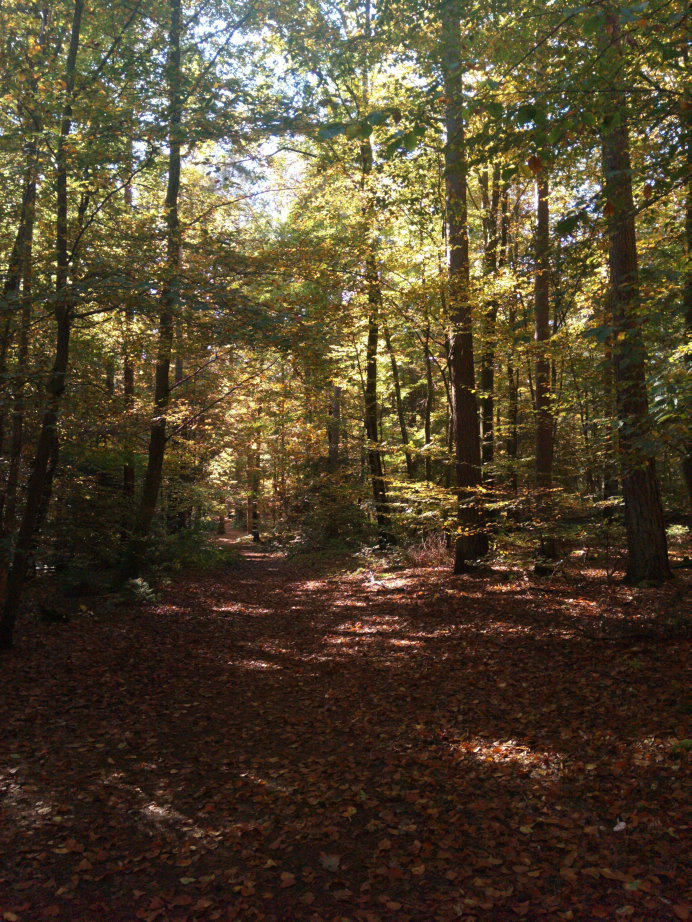
#> input picture classical_methods/Test_images/underexposed.jpg, 3456 x 4608 px, found by its file name (shown at 1/5 size)
$ python histogram_matching.py
#> lines starting #> are read from the running program, lines starting #| are printed output that depends on the picture; long printed decimals are rounded
import cv2
import numpy as np
from matplotlib import pyplot as plt
from skimage.metrics import structural_similarity as ssim, mean_squared_error, peak_signal_noise_ratio, normalized_mutual_information
from scipy.stats import entropy
# from sklearn.metrics import jaccard_score

# Load RGB and NIR images
rgb_path = "/home/krangana/2_Codes/1_Traditional_methods/Test_images/underexposed.jpg"
nir_path = "/home/krangana/2_Codes/1_Traditional_methods/Test_images/underexposed_NIR.jpg"
rgb_img = cv2.imread(rgb_path, cv2.IMREAD_GRAYSCALE)
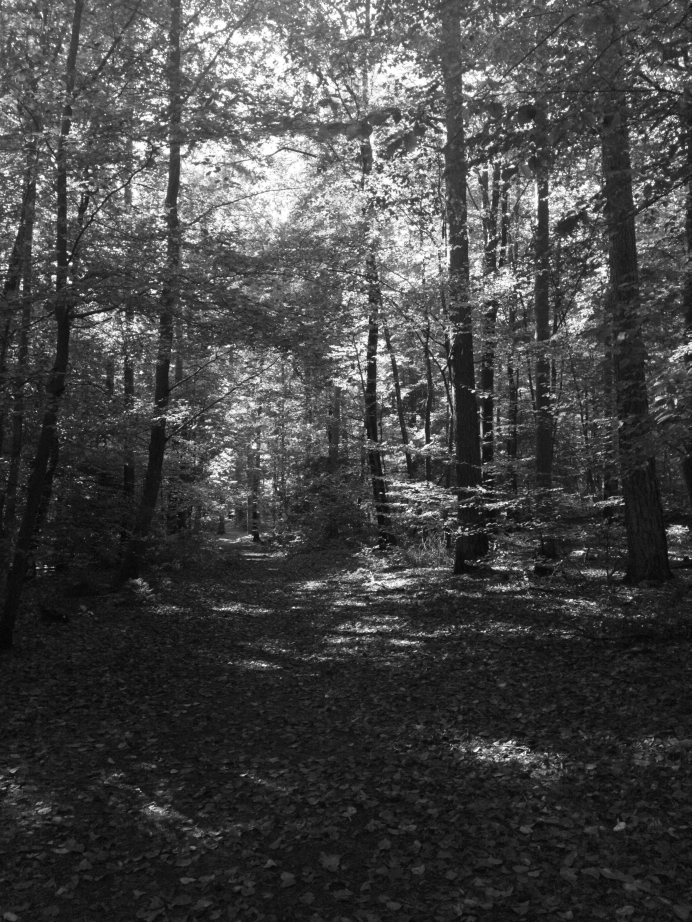
#> rgb_img: shape (4608, 3456) (shown at 1/5 size); min 0, max 255, mean 69.2
nir_img = cv2.imread(nir_path, cv2.IMREAD_GRAYSCALE)
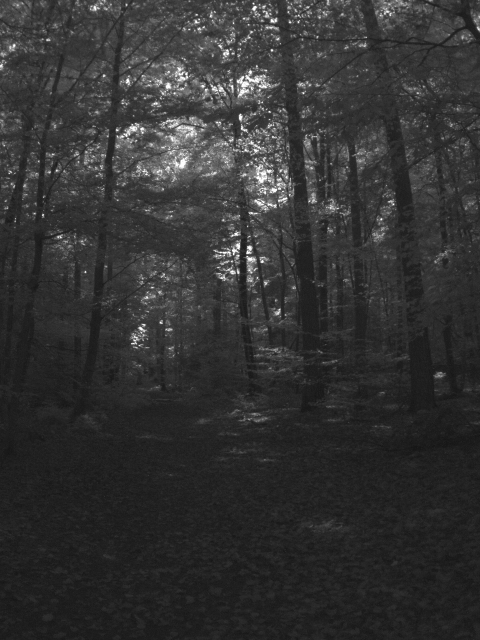
#> input picture classical_methods/Test_images/underexposed_NIR.jpg, 960 x 1280 px, found by its file name (shown at 1/2 size)
#> nir_img is the input picture: shape (1280, 960); min 16, max 255, mean 51.1

# Resize RGB image to match NIR image size
rgb_img_resized = cv2.resize(rgb_img, (nir_img.shape[1], nir_img.shape[0]))
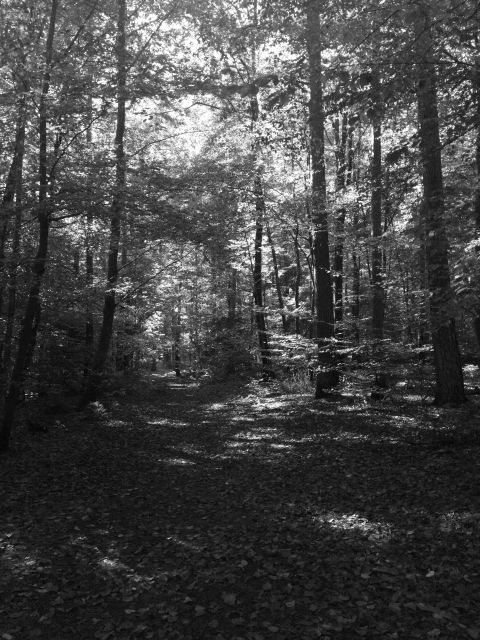
#> rgb_img_resized: shape (1280, 960) (shown at 1/2 size); min 0, max 255, mean 69.1

# Expand NIR image to 3 channels
nir_img_3ch = cv2.merge([nir_img, nir_img, nir_img])

# Compute histograms for the resized RGB and NIR images
hist_rgb, _ = np.histogram(rgb_img_resized.flatten(), 256, [0, 256])
#> hist_rgb = 256 values, max 23610 at index 27, min 1 at index 0, mean 4800
hist_nir, _ = np.histogram(nir_img.flatten(), 256, [0, 256])
#> hist_nir = 256 values, max 47700 at index 33, min 0 at index 0, mean 4800

# Normalize histograms
hist_rgb_norm = hist_rgb / np.sum(hist_rgb)
#> hist_rgb_norm = 256 values, max 0.0192 at index 27, min 8.14e-07 at index 0, mean 0.00391
hist_nir_norm = hist_nir / np.sum(hist_nir)
#> hist_nir_norm = 256 values, max 0.0388 at index 33, min 0 at index 0, mean 0.00391

# Compute cumulative distribution functions (CDFs)
cdf_rgb = np.cumsum(hist_rgb_norm)
#> cdf_rgb = 256 values from 8.14e-07 to 1
cdf_nir = np.cumsum(hist_nir_norm)
#> cdf_nir = 256 values from 0 to 1

# Perform histogram matching
lut = np.interp(cdf_rgb, cdf_nir, np.arange(256))
#> lut = 256 values from 15.5 to 255

# Apply transformation to RGB image
matched_rgb = lut[rgb_img_resized]
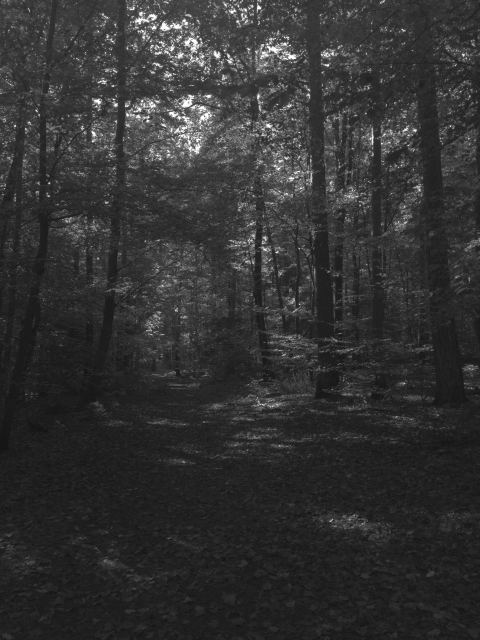
#> matched_rgb: shape (1280, 960) float64 (shown at 1/2 size); min 15.5, max 255, mean 50.9

# Convert back to uint8
matched_rgb = np.uint8(matched_rgb)

#NCC
def normalized_cross_correlation(img1, img2):
    # Normalize images
    img1_norm = (img1 - np.mean(img1)) / np.std(img1)
    img2_norm = (img2 - np.mean(img2)) / np.std(img2)

    # Compute cross-correlation
    cross_corr = np.correlate(img1_norm.flatten(), img2_norm.flatten(), mode='valid')

    # Normalize cross-correlation
    ncc = cross_corr / (np.linalg.norm(img1_norm) * np.linalg.norm(img2_norm))

    return ncc

# Compute comparison metrics
mse_val = mean_squared_error(matched_rgb, nir_img)
#> mse_val = 883.4
psnr_val = peak_signal_noise_ratio(matched_rgb, nir_img)
#> psnr_val = 18.67
ssim_val = ssim(matched_rgb, nir_img, channel_axis=0)
#> ssim_val = 0.486
mutual_info = entropy(hist_rgb_norm, hist_nir_norm)
#> mutual_info = inf
ncc_val = normalized_cross_correlation(matched_rgb, nir_img)
#> in normalized_cross_correlation, `cross_corr = np.correlate(img1_norm.flatten(), img2_norm.flatten(), mo..`: cross_corr = [531261.1]
#> in normalized_cross_correlation, `ncc = cross_corr / (np.linalg.norm(img1_norm) * np.linalg.norm(img2_no..`: ncc = [0.432]
#> ncc_val = [0.432]
mi = normalized_mutual_information(matched_rgb.ravel(), nir_img.ravel())
#> mi = 1.05
matched_rgb_normalized = matched_rgb / np.max(matched_rgb)
nir_img_normalized = nir_img / np.max(nir_img)
dice_coeff = 2 * np.sum(matched_rgb_normalized * nir_img_normalized) / (np.sum(matched_rgb_normalized) + np.sum(nir_img_normalized))
#> dice_coeff = 0.225

# Display the results
print(f"SSIM: {ssim_val}")
#| SSIM: 0.4865
print(f"Mutual Information: {mi}")
#| Mutual Information: 1.045
print(f"Normalized Cross-Correlation (NCC): {ncc_val}")
#| Normalized Cross-Correlation (NCC): [0.4323]
print(f"MSE: {mse_val}")
#| MSE: 883.410
print(f"PSNR: {psnr_val} dB")
#| PSNR: 18.669 dB
print(f"Dice Coefficient: {dice_coeff}")
#| Dice Coefficient: 0.225

# Save the registered image
# img_name = rgb_path.split("/")[-1]
# output_path = "/home/krangana/2_Codes/1_Traditional_methods/outputs/histogram_matching/new/Registered_" + img_name
# cv2.imwrite(output_path, matched_rgb)

# Display the original and registered images
plt.figure(figsize=(15, 8))
plt.subplot(1, 3, 1)
plt.imshow(rgb_img_resized, cmap='gray')#, cv2.COLOR_BGR2RGB))
plt.title('Resized RGB Image')
plt.axis('off')

plt.subplot(1, 3, 2)
plt.imshow(nir_img, cmap='gray')#, cv2.COLOR_BGR2RGB))
plt.title('NIR Image')
plt.axis('off')

plt.subplot(1, 3, 3)
plt.imshow(matched_rgb, cmap='gray')#, cv2.COLOR_BGR2RGB))
plt.title('Registered Image (RGB)')
plt.axis('off')

plt.show()
